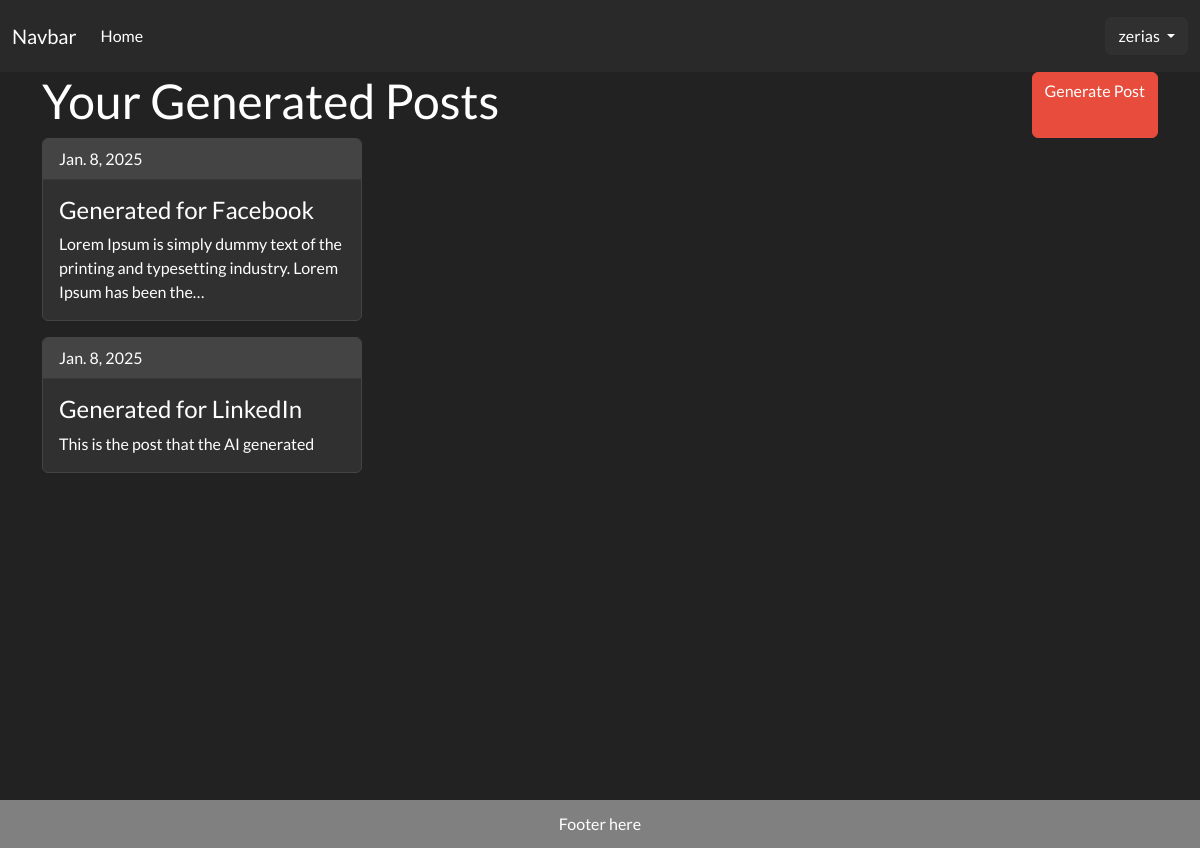
Page /generator/ (signed in) on the earlier database version.
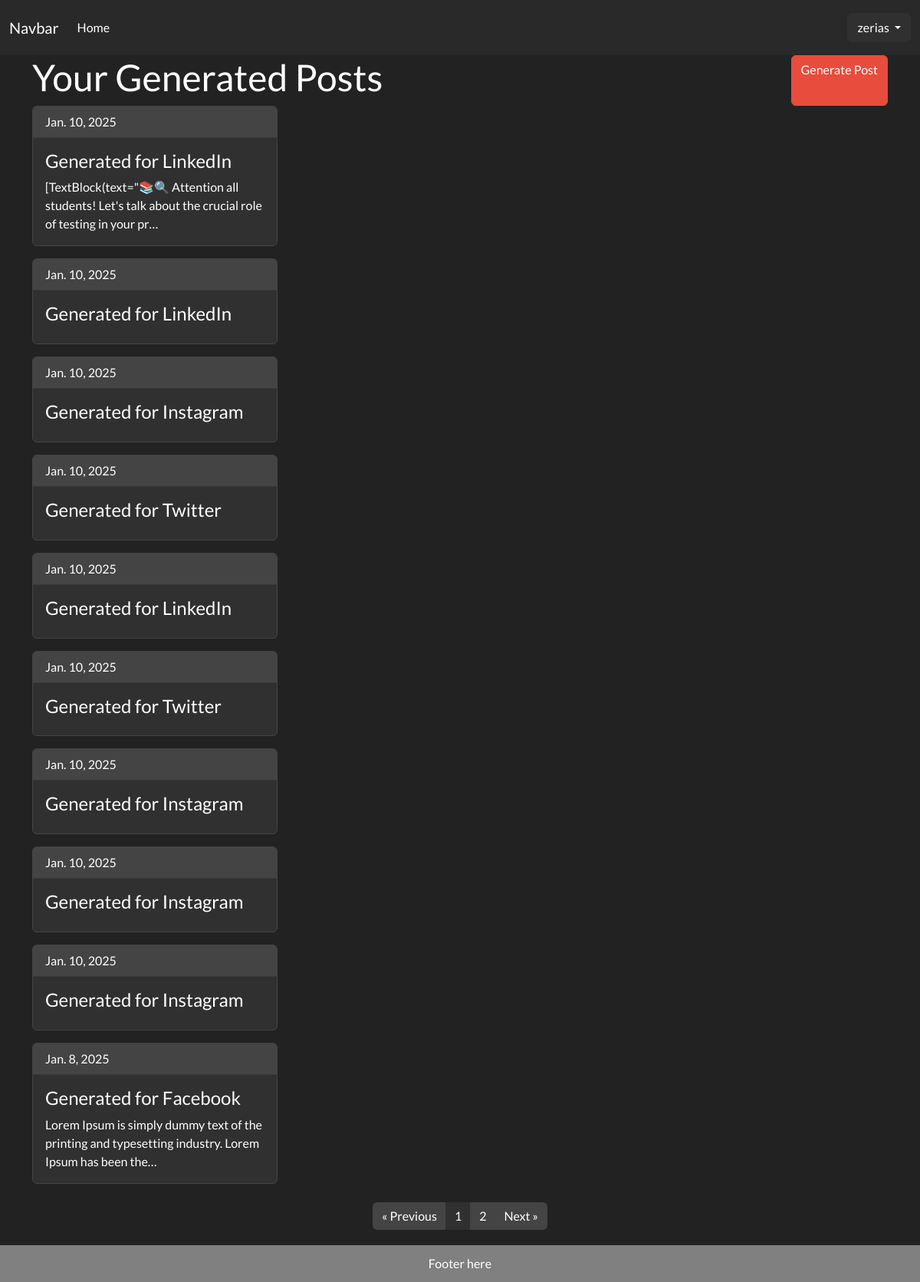
Same page on the later database version.
### generator/models.py (models this page shows, shortened)
class GeneratedPost(models.Model):
    user = models.ForeignKey(User, on_delete=models.CASCADE)
    created_on = models.DateTimeField(auto_now_add=True)
    content = models.TextField()
    PLATFORM_CHOICES = [
        ('LI', 'LinkedIn'),
        ('TW', 'Twitter'),
        ('IG', 'Instagram'),
        ('FB', 'Facebook'),
    ]
    platform = models.CharField(max_length=2, choices=PLATFORM_CHOICES)
    VOICE_CHOICES = [
        ('PRO', 'Professional'),
        ('CAS', 'Casual'),
        ('HUM', 'Humorous'),
        ('EDU', 'Educational'),
        ('INS', 'Inspirational'),
    ]
    brand_voice = models.CharField(max_length=3, choices=VOICE_CHOICES)
    target_audience = models.TextField()
    content_topic = models.TextField()
    call_to_action = models.CharField(max_length=25, blank =True)
    key_points = models.TextField()
    LENGTH_CHOICES = [
        ('S', 'Short'),
        ('M', 'Medium'),
        ('L', 'Long'),
    ]
    post_length = models.CharField(max_length=1, choices=LENGTH_CHOICES)
    ai_response = models.JSONField(null=True, blank=True)
    class Meta:
        ordering = ['created_on']

### generator/views.py (the view)
# urls.py: path('', views.PostListView.as_view(), name='post-list'),
class PostListView(ListView):
    template_name = "generator/post_list.html"
    model = GeneratedPost
    context_object_name = "post_list"
    paginate_by = 10
    def get_queryset(self):
        return GeneratedPost.objects.filter(user=self.request.user).order_by('-created_on')

### templates/generator/post_list.html (shortened to what this page needs)
{% extends 'base.html' %}
{% load static %}
{% block css %}
    <link rel="stylesheet" href="{% static 'css/posts.css' %}">
{% endblock %}
{% block content %}
<div class="container">
    <div class="header">
        <h1>Your Generated Posts</h1>
        <a href="{% url "generator:post-create" %}" class="btn btn-danger">Generate Post</a>
    </div>
    {% for post in post_list %}
        <a href="{% url 'generator:post-detail' post.pk %}" class="text-decoration-none">
            <div class="card border-secondary mb-3" style="max-width: 20rem;">
                <div class="card-header">{{ post.created_on.date }}</div>
                <div class="card-body">
                    <h4 class="card-title">Generated for {{ post.get_platform_display }}</h4>
                    <p class="card-text">{{ post.content|truncatechars:100 }}</p>
                </div>
            </div>
        </a>
    {% endfor %}
    {% if is_paginated %}
<nav aria-label="Page navigation" class="mt-4">
    <ul class="pagination justify-content-center">
        {% if page_obj.has_previous %}
            <li class="page-item">
                <a class="page-link bg-secondary text-white border-secondary" href="?page={{ page_obj.previous_page_number }}">&laquo; Previous</a>
            </li>
        {% else %}
            <li class="page-item disabled">
                <span class="page-link bg-secondary text-white border-secondary">&laquo; Previous</span>
            </li>
        {% endif %}
        {% for num in page_obj.paginator.page_range %}
            {% if page_obj.number == num %}
                <li class="page-item">
                    <span class="page-link bg-dark text-white border-dark">{{ num }}</span>
                </li>
            {% else %}
                <li class="page-item">
                    <a class="page-link bg-secondary text-white border-secondary" href="?page={{ num }}">{{ num }}</a>
                </li>
            {% endif %}
        {% endfor %}
        {% if page_obj.has_next %}
            <li class="page-item">
                <a class="page-link bg-secondary text-white border-secondary" href="?page={{ page_obj.next_page_number }}">Next &raquo;</a>
            </li>
        {% else %}
            <li class="page-item disabled">
                <span class="page-link bg-secondary text-white border-secondary">Next &raquo;</span>
            </li>
        {% endif %}
    </ul>
</nav>
{% endif %}
</div>
{% endblock %}

Differences in the rows shown:
no longer on this page (row unchanged): GeneratedPost: created_on "Jan. 8, 2025", platform "LinkedIn", content "This is the post that the AI generated"
added GeneratedPost: created_on "Jan. 10, 2025", platform "LinkedIn", content "[TextBlock(text=\"📚🔍 Attention all students! Let's talk about the crucial role of testing in your pr…"
added GeneratedPost: created_on "Jan. 10, 2025", platform "LinkedIn"
added GeneratedPost: created_on "Jan. 10, 2025", platform "Instagram"
added GeneratedPost: created_on "Jan. 10, 2025", platform "Twitter"
added GeneratedPost: created_on "Jan. 10, 2025", platform "LinkedIn"
added GeneratedPost: created_on "Jan. 10, 2025", platform "Twitter"
added GeneratedPost: created_on "Jan. 10, 2025", platform "Instagram"
added GeneratedPost: created_on "Jan. 10, 2025", platform "Instagram"
added GeneratedPost: created_on "Jan. 10, 2025", platform "Instagram"
Other differences:
text now shown: "« Previous Next »"
new list line: "1"
new list line: "2"
